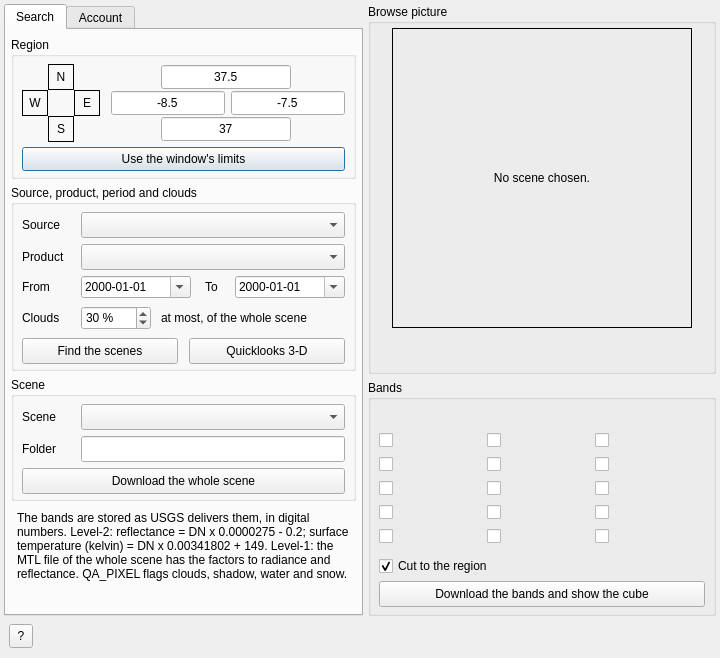
<?xml version="1.0" encoding="UTF-8"?>
<ui version="4.0">
 <class>RemoteSLandsat</class>
 <widget class="QDialog" name="RemoteSLandsat">
  <property name="geometry"><rect><x>0</x><y>0</y><width>720</width><height>658</height></rect></property>
  <property name="windowTitle"><string>Landsat scenes</string></property>
  <widget class="QTabWidget" name="tabs">
   <property name="foldable" stdset="0">
    <bool>true</bool>
   </property>
   <property name="geometry"><rect><x>4</x><y>4</y><width>359</width><height>612</height></rect></property>
   <property name="currentIndex"><number>0</number></property>
   <widget class="QWidget" name="tab_search">
    <attribute name="title"><string>Search</string></attribute>
    <widget class="QGroupBox" name="gb_rg_region">
     <property name="geometry"><rect><x>5</x><y>7</y><width>345</width><height>142</height></rect></property>
     <property name="title"><string>Region</string></property>
     <widget class="QLabel" name="lbl_rg_n">
      <property name="geometry"><rect><x>37</x><y>27</y><width>26</width><height>26</height></rect></property>
      <property name="frameShape"><enum>QFrame::Shape::Box</enum></property>
      <property name="text"><string>N</string></property>
      <property name="alignment"><set>Qt::AlignmentFlag::AlignCenter</set></property>
     </widget>
     <widget class="QLabel" name="lbl_rg_w">
      <property name="geometry"><rect><x>11</x><y>53</y><width>26</width><height>26</height></rect></property>
      <property name="frameShape"><enum>QFrame::Shape::Box</enum></property>
      <property name="text"><string>W</string></property>
      <property name="alignment"><set>Qt::AlignmentFlag::AlignCenter</set></property>
     </widget>
     <widget class="QLabel" name="lbl_rg_e">
      <property name="geometry"><rect><x>63</x><y>53</y><width>26</width><height>26</height></rect></property>
      <property name="frameShape"><enum>QFrame::Shape::Box</enum></property>
      <property name="text"><string>E</string></property>
      <property name="alignment"><set>Qt::AlignmentFlag::AlignCenter</set></property>
     </widget>
     <widget class="QLabel" name="lbl_rg_s">
      <property name="geometry"><rect><x>37</x><y>79</y><width>26</width><height>26</height></rect></property>
      <property name="frameShape"><enum>QFrame::Shape::Box</enum></property>
      <property name="text"><string>S</string></property>
      <property name="alignment"><set>Qt::AlignmentFlag::AlignCenter</set></property>
     </widget>
     <widget class="QLineEdit" name="p_rg_n">
      <property name="geometry"><rect><x>150</x><y>28</y><width>130</width><height>24</height></rect></property>
      <property name="text"><string>37.5</string></property>
      <property name="alignment"><set>Qt::AlignmentFlag::AlignCenter</set></property>
     </widget>
     <widget class="QLineEdit" name="p_rg_w">
      <property name="geometry"><rect><x>100</x><y>54</y><width>114</width><height>24</height></rect></property>
      <property name="text"><string>-8.5</string></property>
      <property name="alignment"><set>Qt::AlignmentFlag::AlignCenter</set></property>
     </widget>
     <widget class="QLineEdit" name="p_rg_e">
      <property name="geometry"><rect><x>220</x><y>54</y><width>114</width><height>24</height></rect></property>
      <property name="text"><string>-7.5</string></property>
      <property name="alignment"><set>Qt::AlignmentFlag::AlignCenter</set></property>
     </widget>
     <widget class="QLineEdit" name="p_rg_s">
      <property name="geometry"><rect><x>150</x><y>80</y><width>130</width><height>24</height></rect></property>
      <property name="text"><string>37</string></property>
      <property name="alignment"><set>Qt::AlignmentFlag::AlignCenter</set></property>
     </widget>
     <widget class="QPushButton" name="run_rgwindow">
      <property name="geometry"><rect><x>11</x><y>110</y><width>323</width><height>24</height></rect></property>
      <property name="toolTip"><string>Fill the four limits with the region the window is showing.</string></property>
      <property name="text"><string>Use the window's limits</string></property>
     </widget>
    </widget>
    <widget class="QGroupBox" name="gb_query">
     <property name="geometry"><rect><x>5</x><y>155</y><width>345</width><height>186</height></rect></property>
     <property name="title"><string>Source, product, period and clouds</string></property>
     <widget class="QLabel" name="lbl_source">
      <property name="geometry"><rect><x>11</x><y>27</y><width>55</width><height>26</height></rect></property>
      <property name="text"><string>Source</string></property>
     </widget>
     <widget class="QComboBox" name="p_source">
      <property name="geometry"><rect><x>70</x><y>27</y><width>264</width><height>26</height></rect></property>
      <property name="toolTip"><string>Microsoft Planetary Computer: USGS's Collection 2 Level-2 files (surface reflectance and temperature, Landsat 4-5, 7, 8-9, the whole globe) with NO account. USGS EarthExplorer: the same archive plus Level-1 and the whole-scene .tar, through its M2M API; needs your ERS user name, an M2M application token, and M2M download access granted by USGS.</string></property>
      <property name="refresh" stdset="0"><bool>true</bool></property>
     </widget>
     <widget class="QLabel" name="lbl_product">
      <property name="geometry"><rect><x>11</x><y>59</y><width>55</width><height>26</height></rect></property>
      <property name="text"><string>Product</string></property>
     </widget>
     <widget class="QComboBox" name="p_product">
      <property name="geometry"><rect><x>70</x><y>59</y><width>264</width><height>26</height></rect></property>
      <property name="toolTip"><string>Level-2: surface reflectance (SR bands) and surface temperature (ST band), corrected for the atmosphere by USGS. Level-1: top-of-atmosphere digital numbers, with the 15 m panchromatic band and both thermal bands. A scene is 185 x 180 km, 30 m pixels.</string></property>
      <property name="refresh" stdset="0"><bool>true</bool></property>
     </widget>
     <widget class="QLabel" name="lbl_from">
      <property name="geometry"><rect><x>11</x><y>91</y><width>50</width><height>22</height></rect></property>
      <property name="text"><string>From</string></property>
     </widget>
     <widget class="QDateEdit" name="p_from">
      <property name="geometry"><rect><x>70</x><y>91</y><width>110</width><height>22</height></rect></property>
      <property name="toolTip"><string>First day of the period (UTC), included.</string></property>
      <property name="displayFormat"><string>yyyy-MM-dd</string></property>
      <property name="calendarPopup"><bool>true</bool></property>
     </widget>
     <widget class="QLabel" name="lbl_to">
      <property name="geometry"><rect><x>194</x><y>91</y><width>24</width><height>22</height></rect></property>
      <property name="text"><string>To</string></property>
     </widget>
     <widget class="QDateEdit" name="p_to">
      <property name="geometry"><rect><x>224</x><y>91</y><width>110</width><height>22</height></rect></property>
      <property name="toolTip"><string>Last day of the period (UTC), included.</string></property>
      <property name="displayFormat"><string>yyyy-MM-dd</string></property>
      <property name="calendarPopup"><bool>true</bool></property>
     </widget>
     <widget class="QLabel" name="lbl_cloud">
      <property name="geometry"><rect><x>11</x><y>121</y><width>55</width><height>24</height></rect></property>
      <property name="text"><string>Clouds</string></property>
     </widget>
     <widget class="QSpinBox" name="p_cloud">
      <property name="geometry"><rect><x>70</x><y>121</y><width>70</width><height>24</height></rect></property>
      <property name="toolTip"><string>The largest cloud cover accepted, in percent of the whole scene (the scene's own cloud cover, not over your region). 100: every scene.</string></property>
      <property name="suffix"><string> %</string></property>
      <property name="minimum"><number>0</number></property>
      <property name="maximum"><number>100</number></property>
      <property name="value"><number>30</number></property>
     </widget>
     <widget class="QLabel" name="lbl_cloud_hint">
      <property name="geometry"><rect><x>150</x><y>121</y><width>184</width><height>24</height></rect></property>
      <property name="text"><string>at most, of the whole scene</string></property>
     </widget>
     <widget class="QPushButton" name="run_search">
      <property name="geometry"><rect><x>11</x><y>153</y><width>156</width><height>26</height></rect></property>
      <property name="toolTip"><string>Ask the source for the scenes of the product over the region in the period, with at most that cloud cover, newest first, and draw their footprints (on an empty window, over a map with coastlines made for them). Then click inside a footprint in the view to choose its scene; clicking the same place again steps to the next scene covering it. A new search replaces the previous footprints.</string></property>
      <property name="text"><string>Find the scenes</string></property>
      <property name="busy" stdset="0"><string>Finding the Landsat scenes over the region…</string></property>
     </widget>
     <widget class="QPushButton" name="run_stack">
      <property name="geometry"><rect><x>178</x><y>153</y><width>156</width><height>26</height></rect></property>
      <property name="toolTip"><string>Show the browse picture of every scene found, each laid on the ground it covers, stacked one level per pass (the rows of one path on one day side by side; oldest at the bottom, newest on top), the parts with no data see-through, in a 3-D view of the window. Drag the knob of the axis on the map's upper-left corner to hide the levels above it; click a picture to choose its scene. Press again after a new search to rebuild the stack.</string></property>
      <property name="text"><string>Quicklooks 3-D</string></property>
      <property name="busy" stdset="0"><string>Stacking the browse pictures…</string></property>
     </widget>
    </widget>
    <widget class="QGroupBox" name="gb_scene">
     <property name="geometry"><rect><x>5</x><y>347</y><width>345</width><height>124</height></rect></property>
     <property name="title"><string>Scene</string></property>
     <widget class="QLabel" name="lbl_granule">
      <property name="geometry"><rect><x>11</x><y>27</y><width>55</width><height>26</height></rect></property>
      <property name="text"><string>Scene</string></property>
     </widget>
     <widget class="QComboBox" name="p_granule">
      <property name="geometry"><rect><x>70</x><y>27</y><width>264</width><height>26</height></rect></property>
      <property name="toolTip"><string>The scenes found, newest first: date, satellite (LC08, LC09, LE07, LT05...), WRS-2 path/row and cloud cover. "(on disk)": the whole product is already in the folder below. Choosing one highlights its footprint in the view and shows its browse picture.</string></property>
      <property name="refresh" stdset="0"><bool>true</bool></property>
     </widget>
     <widget class="QLabel" name="lbl_folder">
      <property name="geometry"><rect><x>11</x><y>59</y><width>55</width><height>26</height></rect></property>
      <property name="text"><string>Folder</string></property>
     </widget>
     <widget class="QLineEdit" name="p_folder">
      <property name="geometry"><rect><x>70</x><y>59</y><width>264</width><height>26</height></rect></property>
      <property name="toolTip"><string>Where everything is downloaded to (made if it does not exist): a whole scene (USGS: its .tar; Planetary Computer: all its files, in the scene's sub-folder), single bands in a sub-folder named for the scene, browse pictures in "quicklooks". A file already there is not downloaded again.</string></property>
     </widget>
     <widget class="QPushButton" name="run_download">
      <property name="geometry"><rect><x>11</x><y>91</y><width>323</width><height>26</height></rect></property>
      <property name="toolTip"><string>Download the WHOLE chosen scene (every band plus its metadata) into the folder. Planetary Computer: every file, one by one, no account. USGS: the .tar, with the login of the Account tab.</string></property>
      <property name="text"><string>Download the whole scene</string></property>
      <property name="busy" stdset="0"><string>Downloading the Landsat scene…</string></property>
     </widget>
    </widget>
    <widget class="QLabel" name="lbl_dn">
     <property name="geometry"><rect><x>11</x><y>481</y><width>333</width><height>100</height></rect></property>
     <property name="text"><string>The bands are stored as USGS delivers them, in digital numbers. Level-2: reflectance = DN x 0.0000275 - 0.2; surface temperature (kelvin) = DN x 0.00341802 + 149. Level-1: the MTL file of the whole scene has the factors to radiance and reflectance. QA_PIXEL flags clouds, shadow, water and snow.</string></property>
     <property name="alignment"><set>Qt::AlignmentFlag::AlignLeading|Qt::AlignmentFlag::AlignLeft|Qt::AlignmentFlag::AlignTop</set></property>
     <property name="wordWrap"><bool>true</bool></property>
    </widget>
   </widget>
   <widget class="QWidget" name="tab_account">
    <attribute name="title"><string>Account</string></attribute>
    <widget class="QGroupBox" name="gb_us">
     <property name="geometry"><rect><x>5</x><y>7</y><width>345</width><height>236</height></rect></property>
     <property name="title"><string>USGS (EarthExplorer) login</string></property>
     <widget class="QLabel" name="lbl_us_info">
      <property name="geometry"><rect><x>11</x><y>24</y><width>323</width><height>80</height></rect></property>
      <property name="text"><string>Your ERS user name and an M2M application token (made on your ERS profile, not your password). Searching works with them; downloading also needs M2M access, requested once on your ERS profile ("Request Access"). No account yet? &lt;a href=&quot;https://ers.cr.usgs.gov/register&quot;&gt;Register here&lt;/a&gt;.</string></property>
      <property name="textFormat"><enum>Qt::TextFormat::RichText</enum></property>
      <property name="alignment"><set>Qt::AlignmentFlag::AlignLeading|Qt::AlignmentFlag::AlignLeft|Qt::AlignmentFlag::AlignTop</set></property>
      <property name="wordWrap"><bool>true</bool></property>
      <property name="openExternalLinks"><bool>true</bool></property>
     </widget>
     <widget class="QLabel" name="lbl_us_user">
      <property name="geometry"><rect><x>11</x><y>108</y><width>60</width><height>26</height></rect></property>
      <property name="text"><string>User</string></property>
     </widget>
     <widget class="QLineEdit" name="p_us_user">
      <property name="geometry"><rect><x>77</x><y>108</y><width>257</width><height>26</height></rect></property>
      <property name="toolTip"><string>Your ERS (USGS EarthExplorer) user name.</string></property>
     </widget>
     <widget class="QLabel" name="lbl_us_token">
      <property name="geometry"><rect><x>11</x><y>140</y><width>60</width><height>26</height></rect></property>
      <property name="text"><string>Token</string></property>
     </widget>
     <widget class="QLineEdit" name="p_us_token">
      <property name="geometry"><rect><x>77</x><y>140</y><width>257</width><height>26</height></rect></property>
      <property name="toolTip"><string>The M2M application token made on your ERS profile.</string></property>
      <property name="echoMode"><enum>QLineEdit::EchoMode::Password</enum></property>
     </widget>
     <widget class="QPushButton" name="run_saveusgs">
      <property name="geometry"><rect><x>11</x><y>174</y><width>323</width><height>26</height></rect></property>
      <property name="toolTip"><string>Write the user name and token to the machine m2m.cr.usgs.gov entry of .netrc in your home folder. Every other entry of the file is kept. Without saving, the two boxes are used for this session only.</string></property>
      <property name="text"><string>Save USGS login</string></property>
      <property name="busy" stdset="0"><string>Saving the USGS login…</string></property>
     </widget>
     <widget class="QLabel" name="lbl_us_where">
      <property name="geometry"><rect><x>11</x><y>204</y><width>323</width><height>28</height></rect></property>
      <property name="text"><string/></property>
      <property name="wordWrap"><bool>true</bool></property>
     </widget>
    </widget>
    <widget class="QLabel" name="lbl_pc_info">
     <property name="geometry"><rect><x>11</x><y>253</y><width>333</width><height>80</height></rect></property>
     <property name="text"><string>The Microsoft Planetary Computer needs no account at all: it serves USGS's own Collection 2 Level-2 files (Landsat 4-5, 7, 8-9) to anyone. Only Level-1 and the whole-scene .tar archives need the USGS account above.</string></property>
     <property name="alignment"><set>Qt::AlignmentFlag::AlignLeading|Qt::AlignmentFlag::AlignLeft|Qt::AlignmentFlag::AlignTop</set></property>
     <property name="wordWrap"><bool>true</bool></property>
    </widget>
   </widget>
  </widget>
  <widget class="QGroupBox" name="gb_thumb">
   <property name="geometry"><rect><x>368</x><y>4</y><width>348</width><height>370</height></rect></property>
   <property name="title"><string>Browse picture</string></property>
   <widget class="QLabel" name="lbl_thumb">
    <property name="geometry"><rect><x>24</x><y>24</y><width>300</width><height>300</height></rect></property>
    <property name="toolTip"><string>The source's browse picture of the chosen scene, in natural colour, so the clouds and the coverage can be judged before downloading.</string></property>
    <property name="frameShape"><enum>QFrame::Shape::Box</enum></property>
    <property name="text"><string>No scene chosen.</string></property>
    <property name="textFormat"><enum>Qt::TextFormat::RichText</enum></property>
    <property name="alignment"><set>Qt::AlignmentFlag::AlignCenter</set></property>
    <property name="wordWrap"><bool>true</bool></property>
   </widget>
   <widget class="QLabel" name="lbl_thumbinfo">
    <property name="geometry"><rect><x>11</x><y>330</y><width>326</width><height>34</height></rect></property>
    <property name="text"><string/></property>
    <property name="alignment"><set>Qt::AlignmentFlag::AlignHCenter|Qt::AlignmentFlag::AlignTop</set></property>
    <property name="wordWrap"><bool>true</bool></property>
   </widget>
  </widget>
  <widget class="QGroupBox" name="gb_bands">
   <property name="geometry"><rect><x>368</x><y>380</y><width>348</width><height>236</height></rect></property>
   <property name="title"><string>Bands</string></property>
   <widget class="QLabel" name="lbl_bsize">
    <property name="geometry"><rect><x>11</x><y>22</y><width>326</width><height>24</height></rect></property>
    <property name="text"><string/></property>
   </widget>
   <widget class="QCheckBox" name="p_band_01"><property name="geometry"><rect><x>11</x><y>49</y><width>105</width><height>22</height></rect></property><property name="refresh" stdset="0"><bool>true</bool></property></widget>
   <widget class="QCheckBox" name="p_band_02"><property name="geometry"><rect><x>119</x><y>49</y><width>105</width><height>22</height></rect></property><property name="refresh" stdset="0"><bool>true</bool></property></widget>
   <widget class="QCheckBox" name="p_band_03"><property name="geometry"><rect><x>227</x><y>49</y><width>110</width><height>22</height></rect></property><property name="refresh" stdset="0"><bool>true</bool></property></widget>
   <widget class="QCheckBox" name="p_band_04"><property name="geometry"><rect><x>11</x><y>73</y><width>105</width><height>22</height></rect></property><property name="refresh" stdset="0"><bool>true</bool></property></widget>
   <widget class="QCheckBox" name="p_band_05"><property name="geometry"><rect><x>119</x><y>73</y><width>105</width><height>22</height></rect></property><property name="refresh" stdset="0"><bool>true</bool></property></widget>
   <widget class="QCheckBox" name="p_band_06"><property name="geometry"><rect><x>227</x><y>73</y><width>110</width><height>22</height></rect></property><property name="refresh" stdset="0"><bool>true</bool></property></widget>
   <widget class="QCheckBox" name="p_band_07"><property name="geometry"><rect><x>11</x><y>97</y><width>105</width><height>22</height></rect></property><property name="refresh" stdset="0"><bool>true</bool></property></widget>
   <widget class="QCheckBox" name="p_band_08"><property name="geometry"><rect><x>119</x><y>97</y><width>105</width><height>22</height></rect></property><property name="refresh" stdset="0"><bool>true</bool></property></widget>
   <widget class="QCheckBox" name="p_band_09"><property name="geometry"><rect><x>227</x><y>97</y><width>110</width><height>22</height></rect></property><property name="refresh" stdset="0"><bool>true</bool></property></widget>
   <widget class="QCheckBox" name="p_band_10"><property name="geometry"><rect><x>11</x><y>121</y><width>105</width><height>22</height></rect></property><property name="refresh" stdset="0"><bool>true</bool></property></widget>
   <widget class="QCheckBox" name="p_band_11"><property name="geometry"><rect><x>119</x><y>121</y><width>105</width><height>22</height></rect></property><property name="refresh" stdset="0"><bool>true</bool></property></widget>
   <widget class="QCheckBox" name="p_band_12"><property name="geometry"><rect><x>227</x><y>121</y><width>110</width><height>22</height></rect></property><property name="refresh" stdset="0"><bool>true</bool></property></widget>
   <widget class="QCheckBox" name="p_band_13"><property name="geometry"><rect><x>11</x><y>145</y><width>105</width><height>22</height></rect></property><property name="refresh" stdset="0"><bool>true</bool></property></widget>
   <widget class="QCheckBox" name="p_band_14"><property name="geometry"><rect><x>119</x><y>145</y><width>105</width><height>22</height></rect></property><property name="refresh" stdset="0"><bool>true</bool></property></widget>
   <widget class="QCheckBox" name="p_band_15"><property name="geometry"><rect><x>227</x><y>145</y><width>110</width><height>22</height></rect></property><property name="refresh" stdset="0"><bool>true</bool></property></widget>
   <widget class="QCheckBox" name="p_cut">
    <property name="geometry"><rect><x>11</x><y>175</y><width>326</width><height>22</height></rect></property>
    <property name="toolTip"><string>Download ONLY the region of the Search tab (converted to the scene's own UTM system): GDAL reads just that window of each band's cloud-optimised GeoTIFF over the internet, never the whole file. Unticked: the whole scene is downloaded (about 80 MB per band, 7700 x 7800 pixels).</string></property>
    <property name="text"><string>Cut to the region</string></property>
    <property name="checked"><bool>true</bool></property>
   </widget>
   <widget class="QPushButton" name="run_bands">
    <property name="geometry"><rect><x>11</x><y>201</y><width>326</width><height>26</height></rect></property>
    <property name="toolTip"><string>Download only the ticked bands of the chosen scene (a file already in the folder is not downloaded again), cut them to the region, put the 30 m ones in ONE band cube (a GeoTIFF in the scene's UTM system, beside the band files) and show it in this window. The 15 m panchromatic band and the 8-bit quality layers are shown as grids of their own.</string></property>
    <property name="text"><string>Download the bands and show the cube</string></property>
    <property name="busy" stdset="0"><string>Getting the Landsat bands…</string></property>
   </widget>
  </widget>
  <widget class="QToolButton" name="tutorial">
   <property name="geometry"><rect><x>9</x><y>624</y><width>24</width><height>24</height></rect></property>
   <property name="toolTip"><string>Open the Landsat scenes page of the manual.</string></property>
   <property name="text"><string>?</string></property>
   <property name="page" stdset="0"><string>73d-landsat</string></property>
  </widget>
  <widget class="QLabel" name="lbl_status">
   <property name="geometry"><rect><x>37</x><y>622</y><width>679</width><height>30</height></rect></property>
   <property name="text"><string/></property>
   <property name="alignment"><set>Qt::AlignmentFlag::AlignLeading|Qt::AlignmentFlag::AlignLeft|Qt::AlignmentFlag::AlignTop</set></property>
   <property name="wordWrap"><bool>true</bool></property>
  </widget>
 </widget>
 <resources/>
 <connections/>
</ui>
